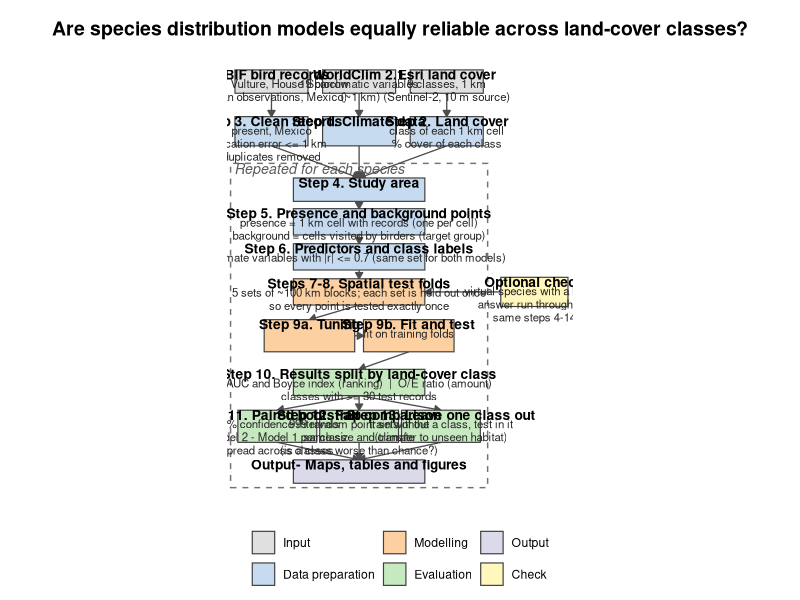
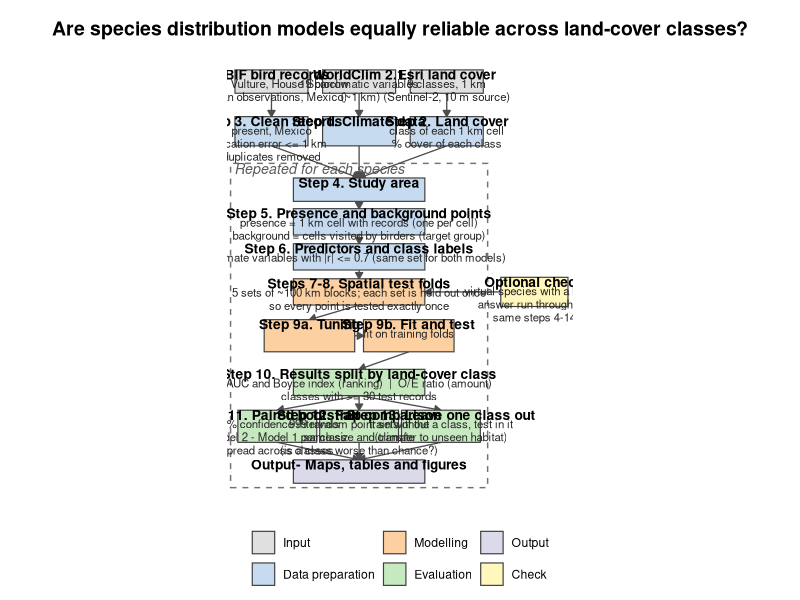
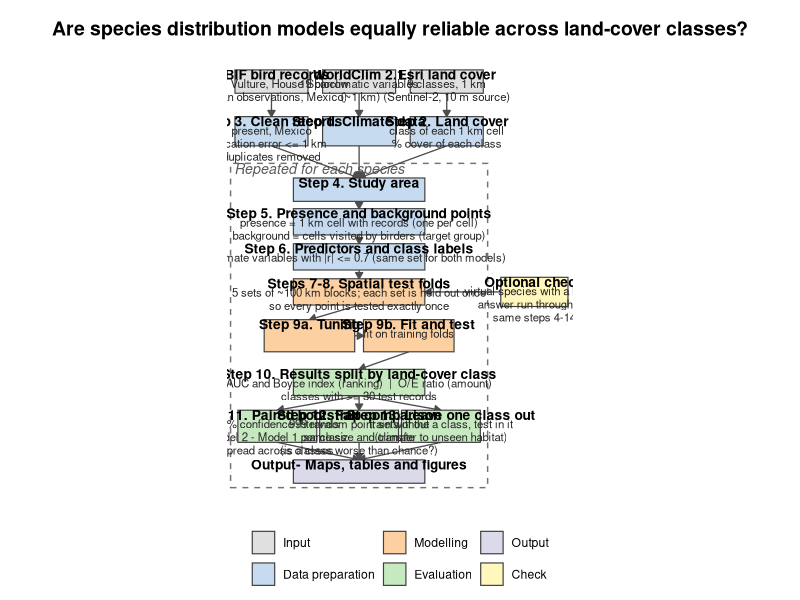

Generate these figures, in order, with R:

#  FLOWCHART
#  Lab group project 2026 - Are species distribution models equally reliable
#  across land-cover classes?

library(ggplot2)

project_dir <- "/Users/mak/Documents/GitHub/lab_group_project_2026"
setwd(project_dir)
out_dir <- file.path("outputs", "figures")
dir.create(out_dir, showWarnings = FALSE, recursive = TRUE)

# -----------------------------------------------------------------------------
# 1. Boxes
# -----------------------------------------------------------------------------
# One row per box: centre (x, y), width (w), height (h)
box <- function(id, x, y, w, h, title, detail, type) data.frame(id, x, y, w, h, title, detail, type)

boxes <- rbind(
  # Inputs
  box("gbif", 3,  30, 5.0, 1.6, "GBIF bird records",
      "Turkey Vulture, House Sparrow\n(human observations, Mexico)", "Input"),
  box("wc",   9,  30, 5.0, 1.6, "WorldClim 2.1",
      "19 bioclimatic variables\n (~1 km)", "Input"),
  box("lc",  15,  30, 5.0, 1.6, "Esri land cover",
      "9 classes, 1 km\n(Sentinel-2, 10 m source)", "Input"),
  # Shared preparation
  box("s3",   3,  26.6, 5.0, 2.0, "Step 3. Clean records",
      "present, Mexico\nlocation error <= 1 km\nduplicates removed", "Data preparation"),
  box("s1",   9,  26.6, 5.0, 2.0, "Step 1. Climate data",
      "", "Data preparation"),
  box("s2",  15,  26.6, 5.0, 2.0, "Step 2. Land cover",
      "class of each 1 km cell\n% cover of each class", "Data preparation"),
  # Per species
  box("s4",   9,  22.6, 9.0, 1.6, "Step 4. Study area",
      "", "Data preparation"),
  box("s5",   9,  20.4, 9.0, 1.8, "Step 5. Presence and background points",
      "presence = 1 km cell with records (one per cell)\nbackground = cells visited by birders (target group)", "Data preparation"),
  box("s6",   9,  18.0, 9.0, 1.8, "Step 6. Predictors and class labels",
      "climate variables with |r| <= 0.7 (same set for both models)", "Data preparation"),
  box("s8",   9,  15.6, 9.0, 1.8, "Steps 7-8. Spatial test folds",
      "5 sets of ~100 km blocks; each set is held out once\nso every point is tested exactly once", "Modelling"),
  box("s9a",  5.6, 12.6, 6.2, 2.2, "Step 9a. Tuning",
      "", "Modelling"),
  box("s9b", 12.4, 12.6, 6.2, 2.2, "Step 9b. Fit and test",
      "fit on training folds", "Modelling"),
  box("s10",  9,   9.4, 9.0, 1.8, "Step 10. Results split by land-cover class",
      "AUC and Boyce index (ranking)  |  O/E ratio (amount)\nclasses with >= 30 test records", "Evaluation"),
  box("s11",  3.4, 6.4, 5.4, 2.2, "Step 11. Paired bootstrap",
      "95% confidence intervals\nModel 2 - Model 1 per class\nspread across classes", "Evaluation"),
  box("s12",  9,   6.4, 5.4, 2.2, "Step 12. Fair comparison",
      "999 random point sets of the\nsame size and climate\n(is a class worse than chance?)", "Evaluation"),
  box("s13", 14.6, 6.4, 5.4, 2.2, "Step 13. Leave one class out",
      "train without a class, test in it\n(transfer to unseen habitat)", "Evaluation"),
  box("s14",  9,   3.3, 9.0, 1.6, "Output- Maps, tables and figures",
      "", "Output"),
  box("sE",  21.0, 15.6, 4.6, 2.0, "Optional check",
      "virtual species with a known\nanswer run through the\nsame steps 4-14", "Check")
)
boxes$xmin <- boxes$x - boxes$w / 2; boxes$xmax <- boxes$x + boxes$w / 2
boxes$ymin <- boxes$y - boxes$h / 2; boxes$ymax <- boxes$y + boxes$h / 2

# --------
# 2. Arrows
# --------
link <- function(from, to, side = "down") {
  a <- boxes[boxes$id == from, ]; b <- boxes[boxes$id == to, ]
  if (side == "down")  return(data.frame(x = a$x, y = a$ymin, xend = b$x, yend = b$ymax))
  if (side == "right") return(data.frame(x = a$xmax, y = a$y, xend = b$xmin, yend = b$y))
  if (side == "left")  return(data.frame(x = a$xmin, y = a$y, xend = b$xmax, yend = b$y))
}
arrows <- rbind(
  link("gbif", "s3"), link("wc", "s1"), link("lc", "s2"),
  link("s3", "s4"), link("s1", "s4"), link("s2", "s4"),
  link("s4", "s5"), link("s5", "s6"), link("s6", "s8"),
  link("s8", "s9a"), link("s9a", "s9b", "right"), link("s9b", "s10"),
  link("s10", "s11"), link("s10", "s12"), link("s10", "s13"),
  link("s11", "s14"), link("s12", "s14"), link("s13", "s14"),
  link("sE", "s8", "left")
)

# Dashed frame around the steps that run once for every species
species_frame <- data.frame(xmin = 0.2, xmax = 17.8, ymin = 2.2, ymax = 24.4)

# ---------
# 3. Draw
# ---------
fill_cols <- c("Input" = "#E0E0E0", "Data preparation" = "#C6DBEF", "Modelling" = "#FDD0A2",
               "Evaluation" = "#C7E9C0", "Output" = "#DADAEB", "Check" = "#FFF7BC")

p <- ggplot() +
  geom_rect(data = species_frame, aes(xmin = xmin, xmax = xmax, ymin = ymin, ymax = ymax),
            fill = NA, colour = "grey45", linetype = 2) +
  annotate("text", x = 0.45, y = 24.05, label = "Repeated for each species", hjust = 0,
           fontface = "italic", colour = "grey35", size = 3.6) +
  geom_segment(data = arrows, aes(x = x, y = y, xend = xend, yend = yend),
               arrow = arrow(length = unit(0.18, "cm"), type = "closed"), colour = "grey30", linewidth = 0.45) +
  geom_rect(data = boxes, aes(xmin = xmin, xmax = xmax, ymin = ymin, ymax = ymax, fill = type),
            colour = "grey25", linewidth = 0.4) +
  geom_text(data = boxes, aes(x = x, y = ymax - 0.32, label = title), fontface = "bold", size = 3.5) +
  geom_text(data = boxes, aes(x = x, y = ymax - 0.62, label = detail), vjust = 1, size = 2.9,
            lineheight = 0.95, colour = "grey15") +
  scale_fill_manual(values = fill_cols, breaks = names(fill_cols), name = NULL) +
  coord_equal(xlim = c(0, 23.6), ylim = c(-0.2, 31.2), expand = FALSE) +
  labs(title = "Are species distribution models equally reliable across land-cover classes?",
       subtitle = "") +
  theme_void() +
  theme(legend.position = "bottom", plot.title = element_text(face = "bold", size = 14, hjust = 0.5),
        plot.subtitle = element_text(size = 11, hjust = 0.5, colour = "grey30"),
        plot.margin = margin(10, 10, 10, 10), plot.background = element_rect(fill = "white", colour = NA))

ggsave(file.path(out_dir, "workflow_flowchart.png"), p, width = 11, height = 14.5, dpi = 200)
ggsave(file.path(out_dir, "workflow_flowchart.pdf"), p, width = 11, height = 14.5)
print(p)
cat("Flowchart saved in", file.path(project_dir, out_dir), "\n")
